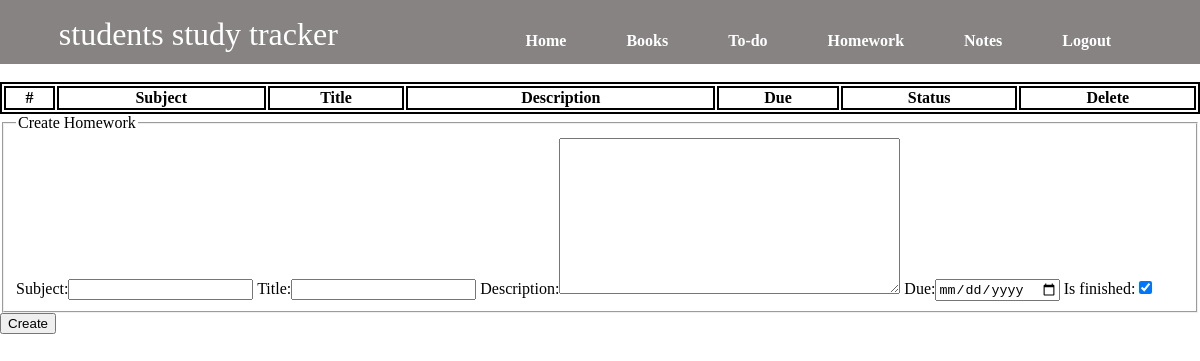
The page /homework (signed in) on the database as committed earlier.
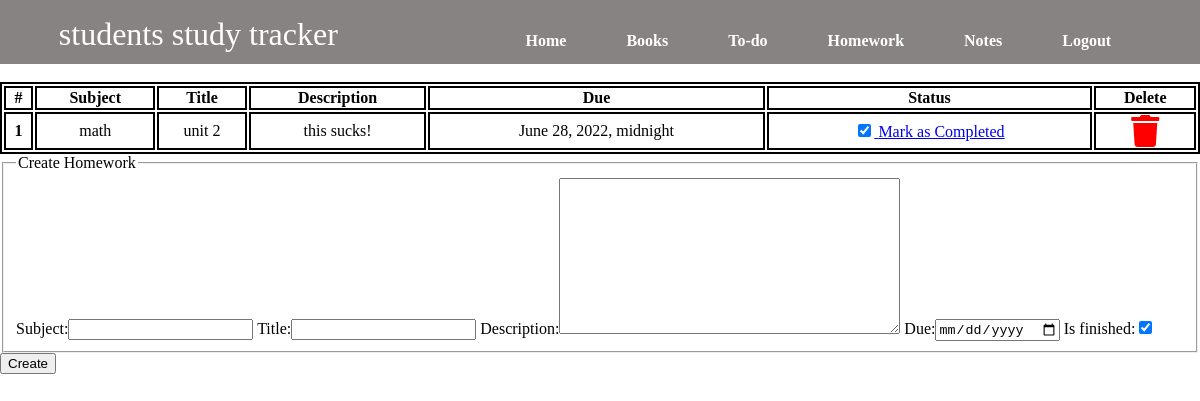
The same page on the database as committed later.
### dashboard/models.py (models this page shows, shortened)
class Homework(models.Model):
    user = models.ForeignKey(User,on_delete=models.CASCADE)
    subject = models.CharField(max_length=50)
    title = models.CharField(max_length=100)
    description = models.TextField()
    due = models.DateTimeField()
    is_finished = models.BooleanField(default=false)

### dashboard/views.py (the view)
# urls.py: path('homework', views.homework, name='homework'),
@login_required
def homework(request):
    if request.method == "POST":
        form = HomeworkForm(request.POST)
        if form.is_valid():
            try:
                finished = request.POST('is_finished')
                if finished == 'on':
                    finished = True
                else:
                    finished = False
            except:
                finished = False
            homeworks = Homework(
                user = request.user,
                subject = request.POST['subject'],
                title = request.POST['title'],
                description = request.POST['description'],
                due = request.POST['due'],
                is_finished = finished
            )
            homeworks.save()
            messages.success(request,f'Homework added from  {request.user.username}!')
    else:
        form = HomeworkForm()
    homework = Homework.objects.filter(user=request.user)
    if len(homework) == 0:
        homework_done = True
    else:
        homework_done = False
    context = {'homeworks':homework,'homeworks_done':homework_done,'form':form}
    return render(request, 'dashboard/homework.html',context)

### dashboard/forms.py
class HomeworkForm(forms.ModelForm):
    class Meta:
        model = Homework
        widgets = {'due':DateInput()}
        fields = ['subject', 'title', 'description', 'due', 'is_finished']

### dashboard/templates/dashboard/homework.html (shortened to what this page needs)
{% extends 'dashboard/base.html' %}
{% load static %}
{% block content %}
<div id="homework">
    {% if not homework_done %}
    <table class="homework">
        <thead>
            <tr>
                <th scope="col">#</th>
                <th scope="col">Subject</th>
                <th scope="col">Title</th>
                <th scope="col">Description</th>
                <th scope="col">Due</th>
                <th scope="col">Status</th>
                <th scope="col">Delete</th>
            </tr>
        </thead>
        <tbody>
            {% for homework in homeworks %}
            <tr>
                <th scope="row">{{forloop.counter}}</th>
                <td>{{homework.subject}}</td>
                <td>{{homework.title}}</td>
                <td>{{homework.description}}</td>
                <td>{{homework.due}}</td>
                <td>
                    <a href="{% url 'update-homework' homework.id %}">
                        <div class="form-check">
                            {% if homework.is_finished == True %}
                            <input  type="checkbox" value="" checked>
                            {% else %}
                            <input  type="checkbox" value="">
                            {% endif %}
                            <label for="flexCheckDefault">Mark as Completed</label>
                        </div>
                    </a>
                </td>
                <td><a href="{% url 'delete-homework' homework.id %}"><i class="fa fa-trash fa-2x"></i></a></td>
            </tr>
            {% endfor %}
        </tbody>
    </table>
    {% else %}
    <h4>All homeworks are completed!! Create to have more!!</h4>
    {% endif %}
</div>
<div class=" container">
    <form method="POST">
        <fieldset class="form-group">
            <legend class="border-bottom mb-4">Create Homework</legend>
            {{form}}
        </fieldset>
        <div class="form-group">
            <button href="" class="btn btn-outline-info" type="submit">
                Create
            </button>
        </div>
    </form>
</div>
{% endblock content %}

Rows that differ between the two databases and show on the page:
added Homework: subject "math", title "unit 2", description "this sucks!", due "June 28, 2022, midnight"
